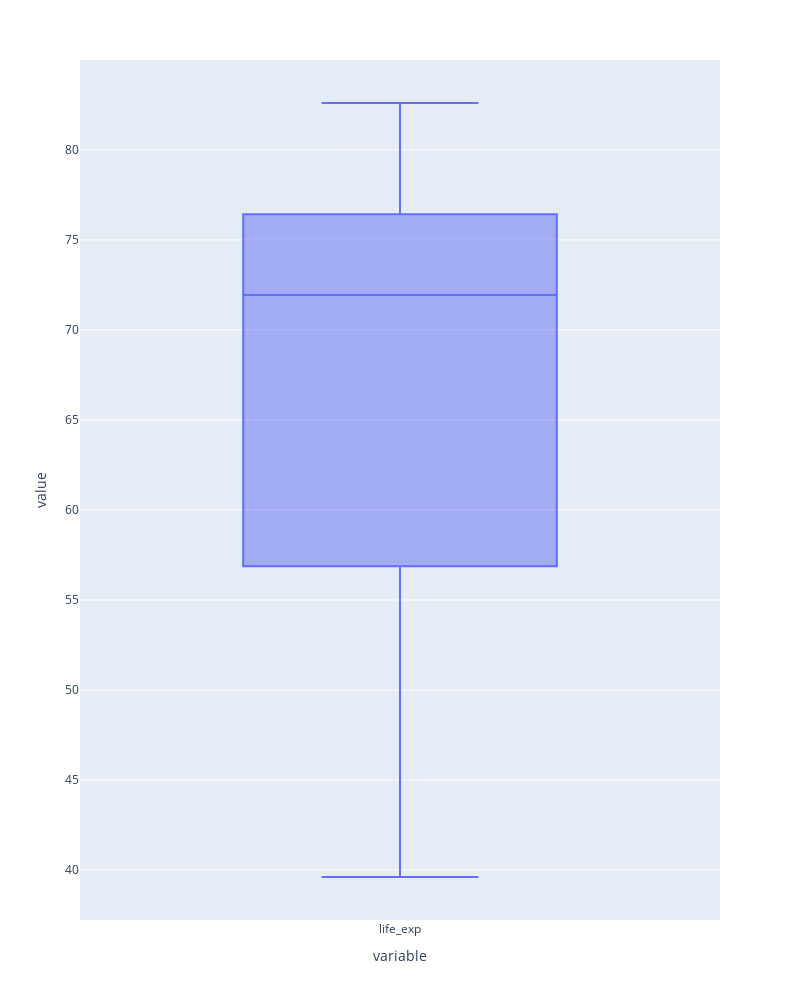

Notebook code cell kept with this figure:
### Code cell
# Box plot
fig = px.box(df['life_exp'])
fig.update_layout(height=1000, width=800)
fig.show()

### Figure 1 — Plotly figure (JSON) as saved in the notebook; plotly's stock layout.template omitted (floating-point values rounded to 4 significant figures; data arrays with more than 128 entries replaced by an {"elided": "..."} marker saying what was removed)
{"data": [{"alignmentgroup": "True", "hovertemplate": "variable=%{x}<br>value=%{y}<extra></extra>", "legendgroup": "", "marker": {"color": "#636efa"}, "name": "", "notched": false, "offsetgroup": "", "orientation": "v", "showlegend": false, "type": "box", "x": {"elided": "142 str values"}, "x0": " ", "xaxis": "x", "y": {"elided": "142 float values"}, "y0": " ", "yaxis": "y"}], "layout": {"boxmode": "group", "height": 1000, "legend": {"tracegroupgap": 0}, "margin": {"t": 60}, "width": 800, "xaxis": {"anchor": "y", "domain": [0, 1], "title": {"text": "variable"}}, "yaxis": {"anchor": "x", "domain": [0, 1], "title": {"text": "value"}}}}
